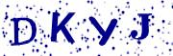
#> input picture imgs_para_tratamento/captcha_04.png, 173 x 56 px
$ python teste_metodo.py
#> lines starting #> are read from the running program, lines starting #| are printed output that depends on the picture; after the words box and inside, x2 and y2 are one past the last pixel; in counts of white or black regions, pixels touching at a corner belong together
import cv2
from PIL import Image
metodos = [
    cv2.THRESH_BINARY,
    cv2.THRESH_TOZERO,
    cv2.THRESH_TRUNC,
    cv2.THRESH_TOZERO_INV,
    cv2.THRESH_BINARY_INV
]

imagem = cv2.imread("imgs_para_tratamento/captcha_04.png")
#> imagem is the input picture: shape (56, 173, 3); mean B, G, R 228.6, 209.8, 210.1

#Transformar a imagem em escala de cinza
imagem_cinza = cv2.cvtColor(imagem, cv2.COLOR_RGB2GRAY)
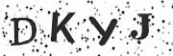
#> imagem_cinza: shape (56, 173); min 16, max 255, mean 215.4

i = 0
for metodo in metodos:
    i +=1
    _,imagem_tratada = cv2.threshold(imagem_cinza, 127, 255, metodo | cv2.THRESH_OTSU)
    cv2.imwrite(f'testesmetodo/imagem_tratada_{i}.png', imagem_tratada)
#> this loop made 5 passes
#> pass 1, `_,imagem_tratada = cv2.threshold(imagem_cinza, 127, 255, metodo | cv2...`:
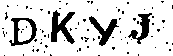
#> imagem_tratada: shape (56, 173); 83.8% white; 82 black regions (78 under 20 px), largest, box (x1, y1, x2, y2) and area: (51, 10, 75, 44) 401, (89, 16, 119, 46) 306, (9, 18, 37, 46) 304, (128, 13, 152, 44) 276
#> pass 2, `_,imagem_tratada = cv2.threshold(imagem_cinza, 127, 255, metodo | cv2...`:
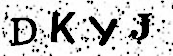
#> imagem_tratada: shape (56, 173); min 0, max 255, mean 204.3
#> pass 3, `_,imagem_tratada = cv2.threshold(imagem_cinza, 127, 255, metodo | cv2...`:
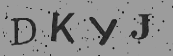
#> imagem_tratada: shape (56, 173); min 16, max 156, mean 142
#> after the loop, i = 5

imagem = Image.open("testesmetodo/imagem_tratada_3.png")
imagem = imagem.convert("L")
imagem2 = Image.new("L", imagem.size, 255)
#> imagem2: PIL image 173x56 L; every value is 255

for y in range(imagem.size[1]):
    for x in range(imagem.size[0]):
        cor_do_pixel = imagem.getpixel((x,y))
        if cor_do_pixel < 115:
            imagem2.putpixel((x,y),0)
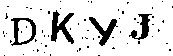
#> imagem2: PIL image 173x56 L; 86.7% white; 65 black regions (61 under 20 px), largest, box (x1, y1, x2, y2) and area: (51, 10, 74, 44) 353, (89, 17, 118, 46) 282, (11, 18, 36, 46) 263, (129, 14, 152, 40) 230
imagem2.save('testesmetodo/imagemfinal.png')

$ run again, with imgs_para_tratamento/captcha_01.png copied over imgs_para_tratamento/captcha_04.png
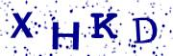
#> input picture imgs_para_tratamento/captcha_01.png, 173 x 56 px
#> imagem is the input picture: shape (56, 173, 3); mean B, G, R 229.7, 211.3, 211.6
#> the loop `for metodo in metodos:` made 5 passes
#> pass 3, `_,imagem_tratada = cv2.threshold(imagem_cinza, 127, 255, metodo | cv2...`:
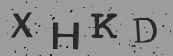
#> imagem_tratada: shape (56, 173); min 11, max 156, mean 142.3
#> after the loop `for metodo in metodos:`: i = 5
#> after the loop `for y in range(imagem.size[1]):`:
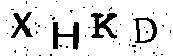
#> imagem2: PIL image 173x56 L; 86.9% white; 53 black regions (49 under 20 px), largest, box (x1, y1, x2, y2) and area: (91, 13, 117, 39) 338, (53, 22, 79, 50) 334, (11, 12, 33, 38) 242, (133, 17, 157, 43) 221

$ run again, with imgs_para_tratamento/captcha_02.png copied over imgs_para_tratamento/captcha_04.png
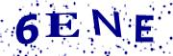
#> input picture imgs_para_tratamento/captcha_02.png, 173 x 56 px
#> imagem is the input picture: shape (56, 173, 3); mean B, G, R 227, 205.4, 205.8
#> the loop `for metodo in metodos:` made 5 passes
#> pass 3, `_,imagem_tratada = cv2.threshold(imagem_cinza, 127, 255, metodo | cv2...`:
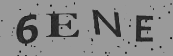
#> imagem_tratada: shape (56, 173); min 13, max 154, mean 137.9
#> after the loop `for metodo in metodos:`: i = 5
#> after the loop `for y in range(imagem.size[1]):`:
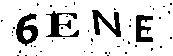
#> imagem2: PIL image 173x56 L; 84.5% white; 49 black regions (45 under 20 px), largest, box (x1, y1, x2, y2) and area: (16, 13, 38, 46) 394, (46, 11, 79, 37) 346, (92, 10, 121, 37) 345, (136, 15, 153, 42) 289

$ run again, with imgs_para_tratamento/captcha_03.png copied over imgs_para_tratamento/captcha_04.png
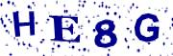
#> input picture imgs_para_tratamento/captcha_03.png, 173 x 56 px
#> imagem is the input picture: shape (56, 173, 3); mean B, G, R 227.3, 206.6, 206.9
#> the loop `for metodo in metodos:` made 5 passes
#> pass 3, `_,imagem_tratada = cv2.threshold(imagem_cinza, 127, 255, metodo | cv2...`:
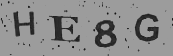
#> imagem_tratada: shape (56, 173); min 12, max 156, mean 140.6
#> after the loop `for metodo in metodos:`: i = 5
#> after the loop `for y in range(imagem.size[1]):`:
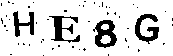
#> imagem2: PIL image 173x56 L; 85.5% white; 52 black regions (48 under 20 px), largest, box (x1, y1, x2, y2) and area: (93, 20, 117, 48) 375, (135, 14, 159, 44) 332, (49, 16, 80, 43) 328, (13, 11, 34, 37) 244
